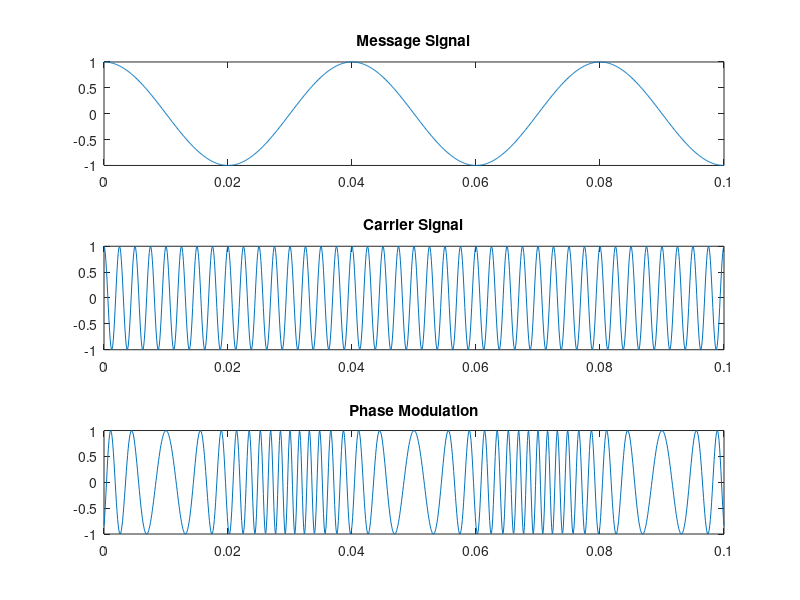

MATLAB code for this plot:
clc;
clear all;
close all;

% vaiable value
Ac=1;
Am=1;
k=10;
fm=25;
fc=400;
fs=10000;
t=(0:.1*fs)/fs;

wm=2*pi*fm;
wc=2*pi*fc;

mt=Am*cos(wm*t);  %message Signal
ct=Ac*cos(wc*t);  %carrier signal
pt=Ac*cos(wc*t+k*mt); % phase Modulation

% message signal
subplot(3,1,1);
plot(t,mt);
title("Message Signal");

% Carrier Signal
subplot(3,1,2);
plot(t,ct);
title("Carrier Signal");

% Phase modulated signal
subplot(3,1,3)
plot(t,pt);
title("Phase Modulation");